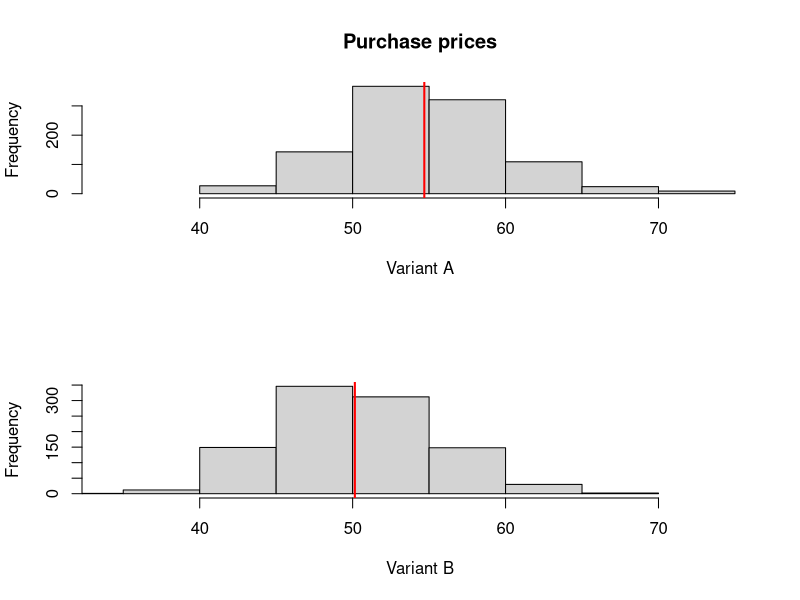

The R script that drew this image:
setwd(dir = "~/Desktop/design-of-experiments/Final")

data <- read.table(file = "retail.txt", header = T, sep = " ")
A <- data$A
B <- data$B

par(mfrow=c(2,1))
xmin <- min(min(A), min(B))
xmax <- max(max(A), max(B))
hist(A, xlim = c(xmin, xmax), main = "Purchase prices", xlab = "Variant A")
abline(v = mean(A), col = "red", lwd = 2)
hist(B, xlim = c(xmin, xmax), main = "", xlab = "Variant B")
abline(v = mean(B), col = "red", lwd = 2)

# Do standard deviations seem similar?
sd(A)
sd(B)

## One-sided test Ha: muA > muB
t.test(x = A, y = B, alternative = "greater", mu = 0, paired = F, var.equal = T, conf.level = 0.95)


